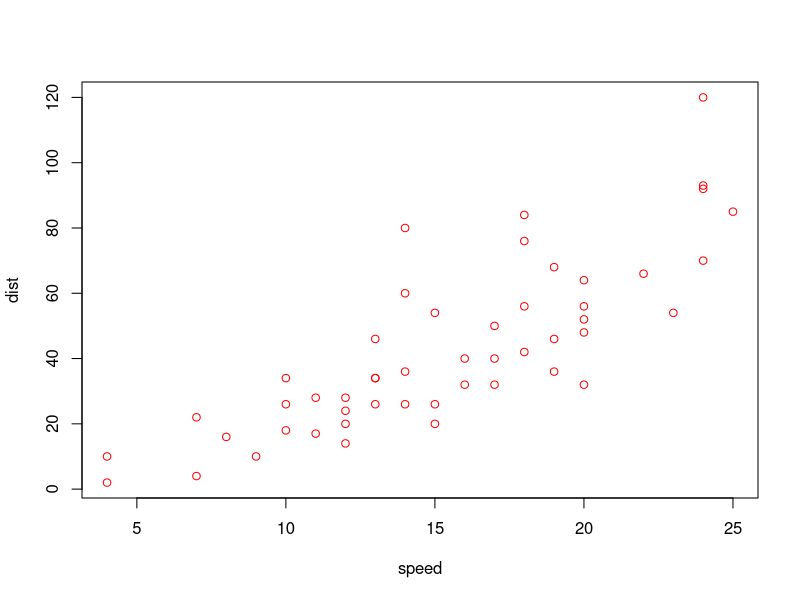
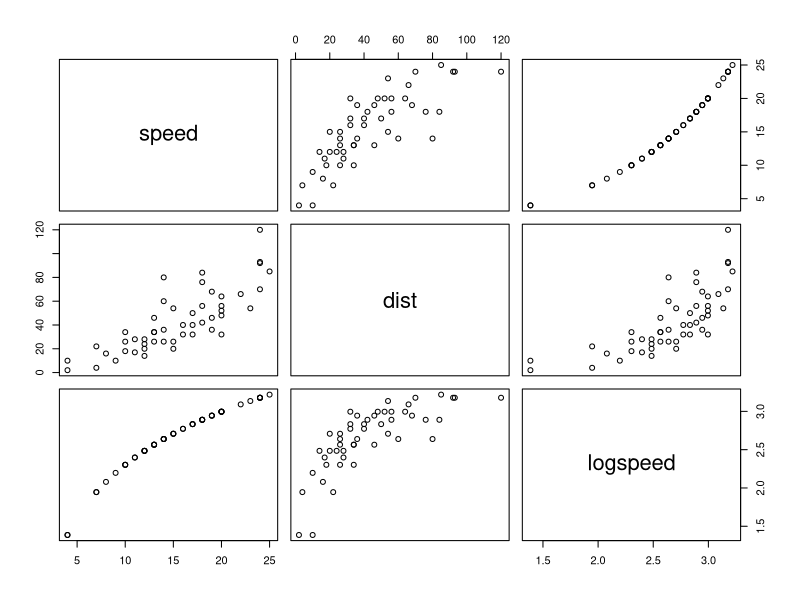
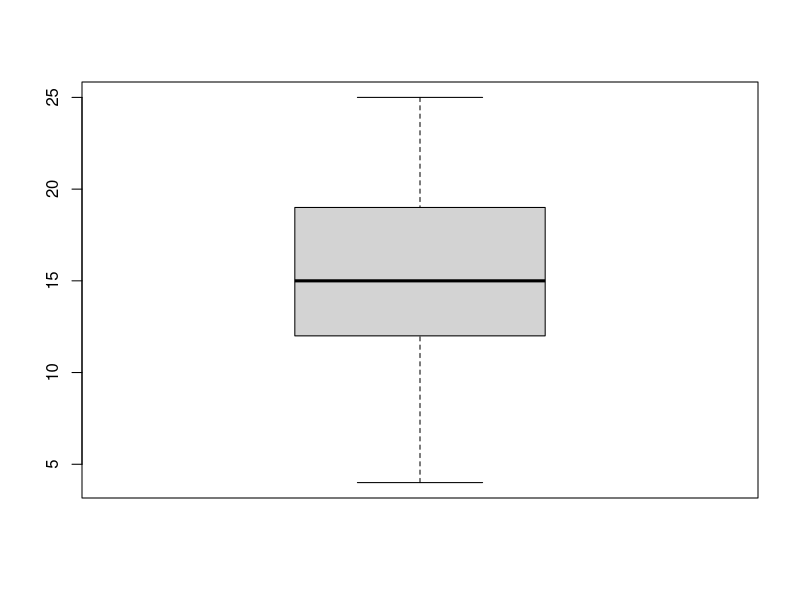
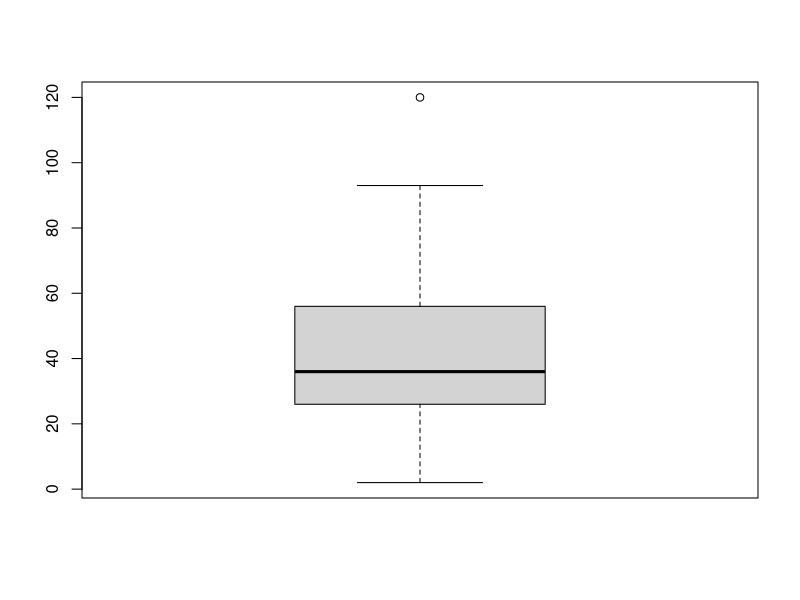
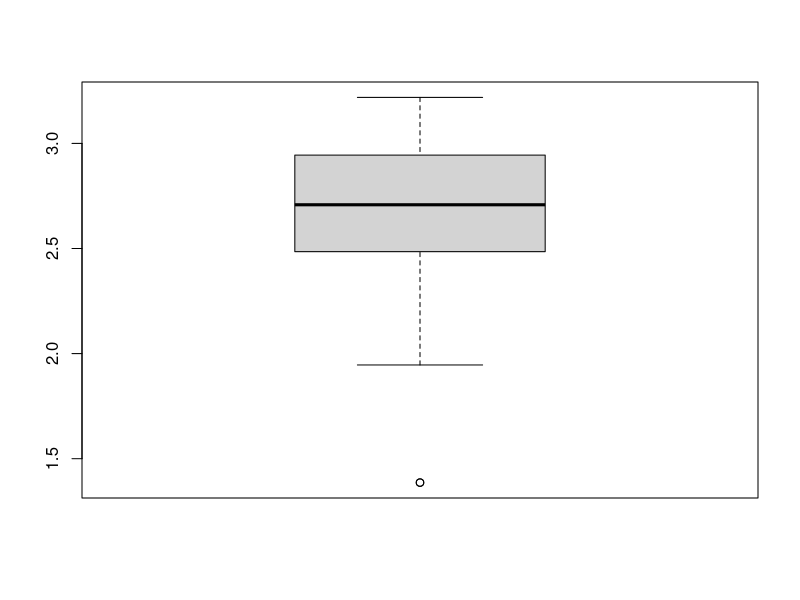

Here is the R script that generated these plots, in order:
data(cars)

plot(cars, col="red")
head(cars)
cars$logspeed<-log(cars$speed)
head(cars)
plot(cars)

boxplot(cars$speed)

boxplot(cars$dist)

boxplot(cars$logspeed)
